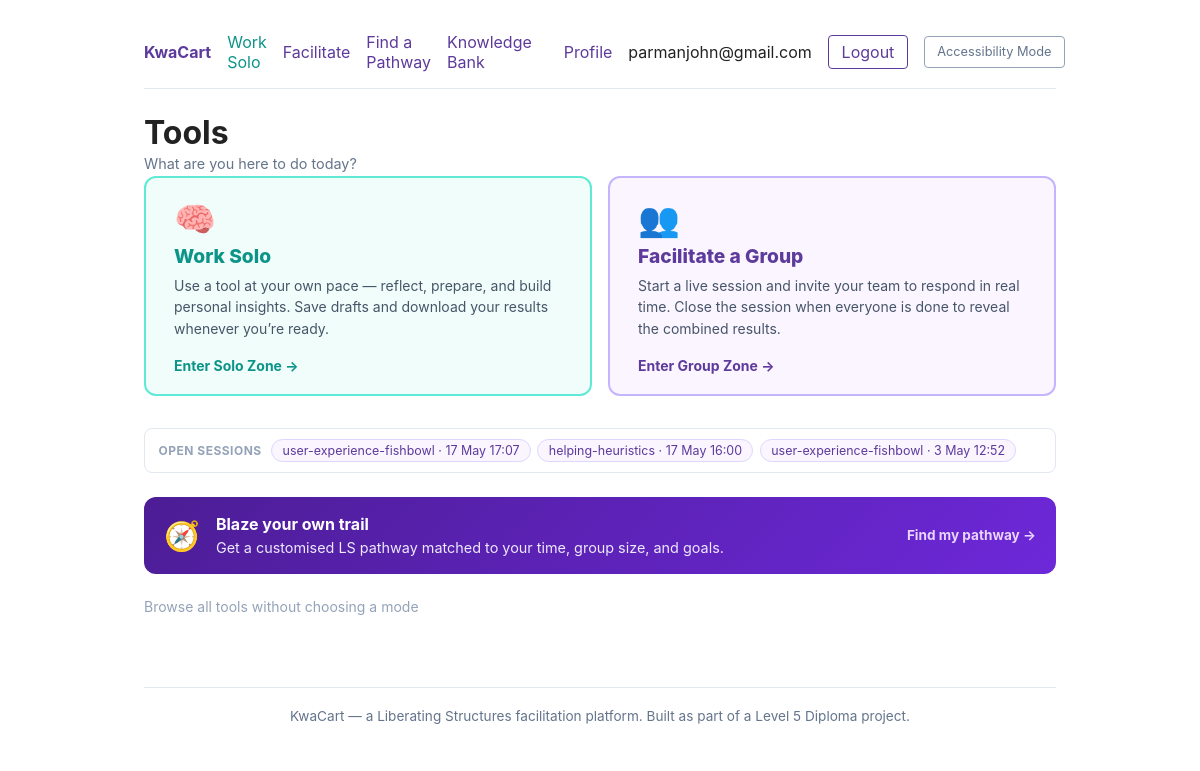
The app's page /tools/ (signed in) with its own data.
### accounts/models.py (models this page shows, shortened)
class User(AbstractUser):
    email = models.EmailField(unique=True)
    username = models.CharField(max_length=150, unique=False, blank=True, null=True)
    USERNAME_FIELD = 'email'
    REQUIRED_FIELDS = []
    objects = UserManager()

### archive/models.py (models this page shows, shortened)
class ToolSession(models.Model):
    STATUS_CHOICES = [
        ('open', 'Open'),
        ('closed', 'Closed'),
    ]
    id = models.UUIDField(primary_key=True, default=uuid.uuid4, editable=False)
    host = models.ForeignKey(
        settings.AUTH_USER_MODEL,
        on_delete=models.CASCADE,
        related_name='hosted_sessions',
    )
    tool_slug = models.CharField(max_length=100)
    tool_version = models.CharField(max_length=20)
    status = models.CharField(max_length=10, choices=STATUS_CHOICES, default='open')
    created_at = models.DateTimeField(auto_now_add=True)
    closed_at = models.DateTimeField(null=True, blank=True)
    timer_started_at = models.DateTimeField(
        null=True, blank=True,
        help_text='Set when the host starts the phase timer so all clients stay in sync.',
    )
    timer_paused_at = models.DateTimeField(
        null=True, blank=True,
        help_text='Set when the host pauses the timer; cleared on resume or reset.',
    )
    timer_elapsed_before_pause = models.FloatField(
        default=0,
        help_text='Cumulative elapsed seconds before the current (or last) pause.',
    )
    pause_reminder_threshold_sec = models.IntegerField(
        default=300,
        null=True,
        blank=True,
        help_text=(
            'How many seconds of pause before a long-pause reminder appears. '
            'Null disables the reminder entirely. Default is 300 (5 minutes).'
        ),
    )
    inclusive_pacing = models.BooleanField(
        default=False,
        help_text=(
            'When true, participants see an option to activate a personal '
            'extended countdown at inclusive_pacing_multiplier × the group time.'
        ),
    )
    inclusive_pacing_multiplier = models.IntegerField(
        default=3,
        choices=[(3, '3×'), (5, '5×')],
        help_text='Time multiplier offered to participants when inclusive pacing is active.',
    )
    verbal_breakout_active = models.BooleanField(
        default=False,
        help_text=(
            'When true, the host has signalled the room to start a verbal '
            'breakout. Non-composing participants are prompted to join the '
            'discussion; AAC-composing participants are reassured their '
            'digital submission window remains open.'
        ),
    )
    guest_token = models.UUIDField(
        default=uuid.uuid4,
        help_text=(
            'Token embedded in the guest QR code URL. '
            'Anyone with this token can join as an unauthenticated guest.'
        ),
    )
    pairing_code = models.CharField(
        max_length=3,
        blank=True,
        db_index=True,
        help_text=(
            'Three-digit companion-pairing code displayed alongside the QR code. '
            'Valid while the session is open; cleared on close.'
        ),
    )
    md_file = models.FileField(upload_to='archives/md/', null=True, blank=True, max_length=500)
    rtf_file = models.FileField(upload_to='archives/rtf/', null=True, blank=True, max_length=500)
    class Meta:
        ordering = ['-created_at']

### tools/views.py (the view)
# urls.py: path('', views.tool_catalog, name='catalog'),
@login_required
def tool_catalog(request):
    mode = request.GET.get('mode', '')
    if mode not in ('solo', 'live'):
        mode = ''
    categories = {}
    for slug, info in TOOL_CATALOG.items():
        cat = info.get('category', 'General')
        categories.setdefault(cat, []).append(_normalize_meta(slug, info))
    _order = ['Low-Risk Warm-ups', 'Facilitation', 'General']
    categories = dict(sorted(
        categories.items(),
        key=lambda kv: _order.index(kv[0]) if kv[0] in _order else 99,
    ))
    ctx = {'categories': categories, 'mode': mode}
    if request.user.is_authenticated:
        if mode in ('solo', ''):
            ctx['recent_drafts'] = list(
                ToolInstance.objects
                .filter(user=request.user, status='archived', session__isnull=True)
                .order_by('-submitted_at')[:3]
            )
        if mode in ('live', ''):
            ctx['active_sessions'] = list(
                ToolSession.objects
                .filter(host=request.user, status='open')
                .order_by('-created_at')[:3]
            )
    return render(request, 'tools/catalog.html', ctx)

### tools/utils.py (called while the page is built)
def _normalize_meta(slug, meta):
    if meta is None:
        return None
    m = dict(meta)
    m['slug'] = slug
    m.setdefault('how', m.get('how_to', ''))
    m.setdefault('how_to', m.get('how', ''))
    m.setdefault('what', '')
    m.setdefault('why', '')
    m.setdefault('tagline', '')
    m.setdefault('show_canvas', False)
    m.setdefault('phases', None)
    return m

### templates/tools/catalog.html (shortened to what this page needs)
{% extends "base.html" %}
{% load static %}
{% block extra_css %}
<link rel="stylesheet" href="{% static 'css/catalog_zones.css' %}">
{% endblock %}
{% block content %}
{% if mode == 'solo' %}
<h1 class="sr-only">Work Solo — tool catalogue</h1>
<div class="cz-banner cz-banner--solo" role="banner">
    <span class="cz-banner__icon" aria-hidden="true">🧠</span>
    <span class="cz-banner__title">Working Solo</span>
    <span class="cz-banner__sep" aria-hidden="true">&middot;</span>
    <span class="cz-banner__sub">Personal prep &amp; reflection — no time pressure</span>
    <nav class="cz-banner__links" aria-label="Zone navigation">
        <a href="{% url 'tools:catalog' %}?mode=live">Switch to Facilitate &rarr;</a>
        <a href="{% url 'tools:catalog' %}">All tools</a>
    </nav>
</div>
<a href="{% url 'tools:pathway_finder' %}" class="cz-pathway-promo">
    <span class="cz-pathway-promo__icon" aria-hidden="true">🧭</span>
    <span class="cz-pathway-promo__text">
        <strong>Blaze your own trail</strong>
        Get a customised LS pathway matched to your time, group size, and goals.
    </span>
    <span class="cz-pathway-promo__cta">Find my pathway &rarr;</span>
</a>
{% if recent_drafts %}
<div class="cz-activity" aria-label="Your recent solo work">
    <span class="cz-activity__label">Recent</span>
    {% for draft in recent_drafts %}
    <a href="{% url 'archive:detail' draft.id %}" class="cz-chip"
       title="{{ draft.tool_slug }} &mdash; {{ draft.submitted_at|date:'j M Y' }}">
        {{ draft.tool_slug }} &middot; {{ draft.submitted_at|date:"j M" }}
    </a>
    {% endfor %}
    <a href="{% url 'archive:dashboard' %}" class="cz-chip" style="color:#94a3b8;">
        All archive &rarr;
    </a>
</div>
{% endif %}
{% for category, tools in categories.items %}
<section style="margin-bottom:2rem;">
    <h2 style="font-size:1rem; text-transform:uppercase; letter-spacing:0.06em;
               color:#64748b; font-weight:700; margin-bottom:0.75rem;">
        {{ category }}
    </h2>
    <div class="tool-grid">
        {% for tool in tools %}
        <div class="tool-card tool-card--solo">
            <h3 style="margin-top:0; margin-bottom:0.3rem;">{{ tool.title }}</h3>
            <p style="font-size:0.85rem; color:#475569; margin:0 0 0.85rem; line-height:1.5;">
                {{ tool.tagline|default:tool.what }}
            </p>
            <a href="{% url 'tools:draft_new' tool.slug %}" class="btn cz-btn-solo">
                Start solo &rarr;
            </a>
        </div>
        {% endfor %}
    </div>
</section>
{% endfor %}
{% else %}
<h1 style="margin-bottom:0.2rem;">Tools</h1>
<p class="cz-intro">What are you here to do today?</p>
<div class="cz-picker" role="group" aria-label="Choose your working mode">
    <a href="{% url 'tools:catalog' %}?mode=solo" class="cz-pick-card cz-pick-card--solo">
        <span class="cz-pick-icon" aria-hidden="true">🧠</span>
        <strong class="cz-pick-title">Work Solo</strong>
        <p class="cz-pick-body">
            Use a tool at your own pace &mdash; reflect, prepare, and build personal
            insights. Save drafts and download your results whenever you&rsquo;re ready.
        </p>
        <span class="cz-pick-cta">Enter Solo Zone &rarr;</span>
    </a>
    <a href="{% url 'tools:catalog' %}?mode=live" class="cz-pick-card cz-pick-card--live">
        <span class="cz-pick-icon" aria-hidden="true">👥</span>
        <strong class="cz-pick-title">Facilitate a Group</strong>
        <p class="cz-pick-body">
            Start a live session and invite your team to respond in real time.
            Close the session when everyone is done to reveal the combined results.
        </p>
        <span class="cz-pick-cta">Enter Group Zone &rarr;</span>
    </a>
</div>
{% if active_sessions %}
<div class="cz-activity" style="margin-bottom:1.5rem;" aria-label="Your open sessions">
    <span class="cz-activity__label">Open sessions</span>
    {% for s in active_sessions %}
    <a href="{% url 'tools:session_detail' s.id %}" class="cz-chip cz-chip--live">
        {{ s.tool_slug }} &middot; {{ s.created_at|date:"j M H:i" }}
    </a>
    {% endfor %}
</div>
{% endif %}
<a href="{% url 'tools:pathway_finder' %}" class="cz-pathway-promo" style="margin-bottom:1.5rem;">
    <span class="cz-pathway-promo__icon" aria-hidden="true">🧭</span>
    <span class="cz-pathway-promo__text">
        <strong>Blaze your own trail</strong>
        Get a customised LS pathway matched to your time, group size, and goals.
    </span>
    <span class="cz-pathway-promo__cta">Find my pathway &rarr;</span>
</a>
<details>
    <summary class="cz-browse-toggle">Browse all tools without choosing a mode</summary>
</details>
{% endif %}
{% endblock %}

### templates/base.html (shortened to what this page needs)
{% load static %}
<!DOCTYPE html>
<html lang="en">
<head>
    <link rel="stylesheet" href="{% static 'css/base.css' %}">
    <link rel="stylesheet" href="{% static 'css/accessibility_theme.css' %}">
    {% block extra_css %}{% endblock %}
</head>
<body>
    <nav>
        <a href="{% url 'home' %}"><strong>KwaCart</strong></a>
        {% if request.user.is_authenticated %}
            <a href="{% url 'tools:catalog' %}?mode=solo"
               style="color:#0d9488;"
               title="Use tools at your own pace">Work Solo</a>
            <a href="{% url 'tools:catalog' %}?mode=live"
               title="Start a live session with your team">Facilitate</a>
            <a href="{% url 'tools:pathway_finder' %}">Find a Pathway</a>
            <a href="{% url 'archive:knowledge_bank' %}">Knowledge Bank</a>
            <a href="{% url 'accounts:profile' %}" title="View and update your profile">Profile</a>
            <span>{{ request.user.email }}</span>
            <form method="post" action="{% url 'accounts:logout' %}" style="display:inline">
                <button type="submit" class="btn">Logout</button>
            </form>
        {% else %}
            <a href="{% url 'about' %}">About</a>
            <a href="{% url 'accessibility' %}">Accessibility</a>
            <span class="spacer"></span>
            <a href="{% url 'accounts:login' %}">Login</a>
            <a href="{% url 'accounts:signup' %}">Sign up</a>
        {% endif %}
        <button type="button"
                id="a11y-theme-toggle"
                class="a11y-toggle-btn"
                aria-pressed="false"
                title="Toggle zero-animation, large-target, high-contrast mode">
        </button>
    </nav>
    <main id="main-content" tabindex="-1">
        {% block content %}{% endblock %}
    </main>
    <footer class="page-footer">
        KwaCart &mdash; a Liberating Structures facilitation platform.
        Built as part of a Level&nbsp;5 Diploma project.
    </footer>
</body>
</html>

### static/css/base.css (style rules this page uses)
*, *::before, *::after { box-sizing: border-box; }
body { font-family: -apple-system, BlinkMacSystemFont, "Segoe UI", sans-serif; max-width: 960px; margin: 2rem auto; padding: 0 1.5rem; color: #222; }
nav { display: flex; gap: 1rem; align-items: center; padding-bottom: 1rem; border-bottom: 1px solid #e2e8f0; margin-bottom: 1.5rem; }
nav a { color: #5D3A9B; text-decoration: none; }
.btn { display: inline-block; padding: 0.4rem 0.8rem; border-radius: 4px; border: 1px solid #5D3A9B; color: #5D3A9B; text-decoration: none; background: #fff; cursor: pointer; font-family: inherit; font-size: 1rem; }
.page-footer { margin-top: 3rem; padding: 1.25rem 0; border-top: 1px solid #e2e8f0; text-align: center; color: #64748b; font-size: 0.85rem; }

### static/css/accessibility_theme.css (style rules this page uses)
.a11y-toggle-btn { padding: 0.35rem 0.75rem; background: transparent; border: 1px solid #94a3b8; border-radius: 4px; font-size: 0.8rem; color: #64748b; cursor: pointer; font-family: inherit; white-space: nowrap; line-height: 1.4; }

### static/css/catalog_zones.css (style rules this page uses)
.cz-intro { margin: 0 0 0.25rem; font-size: 0.9rem; color: #64748b; }
.cz-picker { display: grid; grid-template-columns: 1fr 1fr; gap: 1rem; margin: 0 0 2rem; }
.cz-pick-card { display: flex; flex-direction: column; text-decoration: none; border: 2px solid; border-radius: 12px; padding: 1.5rem 1.75rem 1.25rem; cursor: pointer; transition: transform 0.13s ease, box-shadow 0.13s ease; color: inherit; }
.cz-pick-card--solo { border-color: #5eead4; background: #f0fdfa; }
.cz-pick-card--live { border-color: #c4b5fd; background: #faf5ff; }
.cz-pick-icon { font-size: 2.1rem; display: block; margin-bottom: 0.6rem; line-height: 1; }
.cz-pick-title { font-size: 1.2rem; font-weight: 800; display: block; margin-bottom: 0.4rem; line-height: 1.2; }
.cz-pick-card--solo .cz-pick-title { color: #0d9488; }
.cz-pick-card--live .cz-pick-title { color: #5D3A9B; }
.cz-pick-body { font-size: 0.875rem; line-height: 1.55; color: #475569; margin: 0 0 1.1rem; flex: 1; }
.cz-pick-cta { font-size: 0.875rem; font-weight: 700; display: inline-flex; align-items: center; gap: 0.25rem; }
.cz-pick-card--solo .cz-pick-cta { color: #0d9488; }
.cz-pick-card--live .cz-pick-cta { color: #5D3A9B; }
.cz-browse-toggle { font-size: 0.875rem; color: #94a3b8; cursor: pointer; user-select: none; list-style: none; margin-bottom: 1.5rem; }
.cz-browse-toggle::marker { display: none; }
.cz-activity { display: flex; gap: 0.4rem; flex-wrap: wrap; align-items: center; margin-bottom: 1.25rem; padding: 0.6rem 0.85rem; background: #fff; border: 1px solid #e2e8f0; border-radius: 8px; }
.cz-activity__label { font-size: 0.75rem; font-weight: 700; color: #94a3b8; text-transform: uppercase; letter-spacing: 0.04em; white-space: nowrap; margin-right: 0.2rem; }
.cz-chip { font-size: 0.78rem; border: 1px solid #e2e8f0; border-radius: 20px; padding: 0.2rem 0.65rem; text-decoration: none; white-space: nowrap; background: #f8fafc; color: #475569; transition: background 0.1s; }
.cz-chip--live { border-color: #ddd6fe; background: #faf5ff; color: #5D3A9B; }
.cz-pathway-promo { display: flex; align-items: center; gap: 1rem; background: linear-gradient(135deg, #4c1d95 0%, #6d28d9 100%); color: #fff; border-radius: 0.75rem; padding: 1rem 1.25rem; text-decoration: none; margin-bottom: 1.75rem; transition: opacity 0.15s, transform 0.15s; }
.cz-pathway-promo__icon { font-size: 1.8rem; flex-shrink: 0; }
.cz-pathway-promo__text { flex: 1; font-size: 0.9rem; line-height: 1.4; color: #ede9fe; }
.cz-pathway-promo__text strong { display: block; font-size: 1rem; color: #fff; margin-bottom: 0.15rem; }
.cz-pathway-promo__cta { font-size: 0.85rem; font-weight: 700; white-space: nowrap; color: #e9d5ff; flex-shrink: 0; }

### records on screen
User: user.email "parmanjohn@gmail.com"
ToolSession: tool_slug "user-experience-fishbowl", created_at "17 May 17:07"
ToolSession: tool_slug "helping-heuristics", created_at "17 May 16:00"
ToolSession: tool_slug "user-experience-fishbowl", created_at "3 May 12:52"
